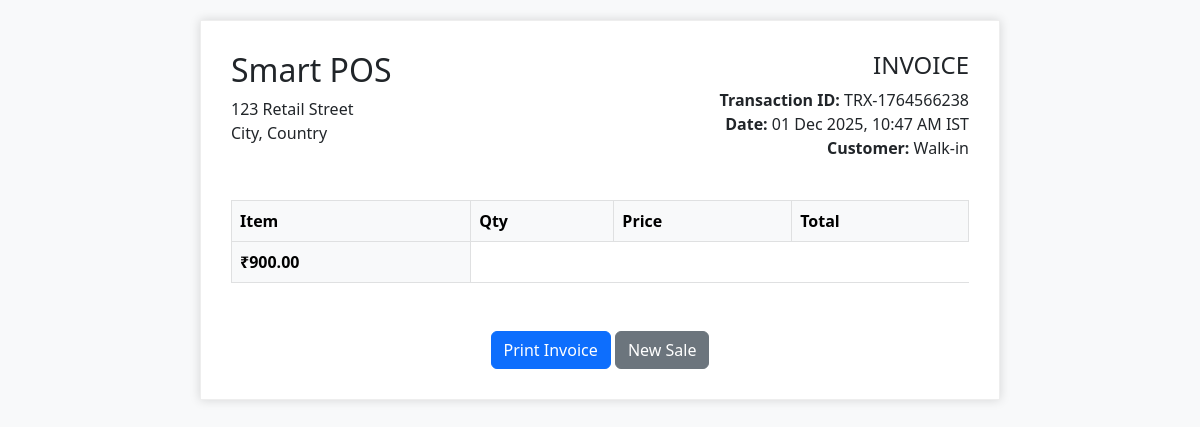
/invoice/TRX-1764566238/ (signed in), run on the app's committed database.
### store/models.py (models this page shows, shortened)
class Sales(models.Model):
    transaction_id = models.CharField(max_length=100, unique=True)
    date_added = models.DateTimeField(auto_now_add=True)
    customer_name = models.CharField(max_length=100, null=True, blank=True)
    total_amount = models.DecimalField(max_digits=10, decimal_places=2, default=0.00)
    user = models.ForeignKey(User, on_delete=models.SET_NULL, null=True)
    class Meta:
        verbose_name_plural = "Sales"

### store/views.py (the view)
# urls.py: path('invoice/<str:transaction_id>/', views.invoice, name='invoice'),
@login_required
def invoice(request, transaction_id):
    sale = get_object_or_404(Sales, transaction_id=transaction_id)
    return render(request, 'store/invoice.html', {'sale': sale})

### templates/store/invoice.html (shortened to what this page needs)
<!DOCTYPE html>
<html lang="en">
{% load tz %}
<head>
    <link href="https://cdn.jsdelivr.net/npm/bootstrap@5.3.0/dist/css/bootstrap.min.css" rel="stylesheet">
</head>
<body>
    <div class="invoice-box">
        <div class="row mb-4">
            <div class="col-6">
                <h2>Smart POS</h2>
                <p>123 Retail Street<br>City, Country</p>
            </div>
            <div class="col-6 text-end">
                <h4>INVOICE</h4>
                <p>
                    <strong>Transaction ID:</strong> {{ sale.transaction_id }}<br>
                    <strong>Date:</strong>
                    {% timezone "Asia/Kolkata" %}
                        {{ sale.date_added|date:"d M Y, h:i A" }} IST<br>
                    {% endtimezone %}
                    <strong>Customer:</strong> {{ sale.customer_name|default:"Walk-in" }}
                </p>
            </div>
        </div>
        <table class="table table-bordered">
            <thead class="table-light">
                <tr>
                    <th>Item</th>
                    <th>Qty</th>
                    <th>Price</th>
                    <th>Total</th>
                </tr>
                <td><strong>₹{{ sale.total_amount }}</strong></td>
        </table>
        <div class="text-center mt-5 no-print">
            <button onclick="window.print()" class="btn btn-primary">Print Invoice</button>
            <a href="{% url 'billing' %}" class="btn btn-secondary">New Sale</a>
        </div>
    </div>
</body>
</html>

### templates/store/invoice.html (style rules this page uses)
body { background: #f8f9fa; padding: 20px; }
.invoice-box { max-width: 800px; margin: auto; padding: 30px; border: 1px solid #eee; box-shadow: 0 0 10px rgba(0, 0, 0, .15); background: white; }

### data on the page
Sales: transaction_id "TRX-1764566238", date_added "01 Dec 2025, 10:47 AM", customer_name "Walk-in", total_amount "900.00"
